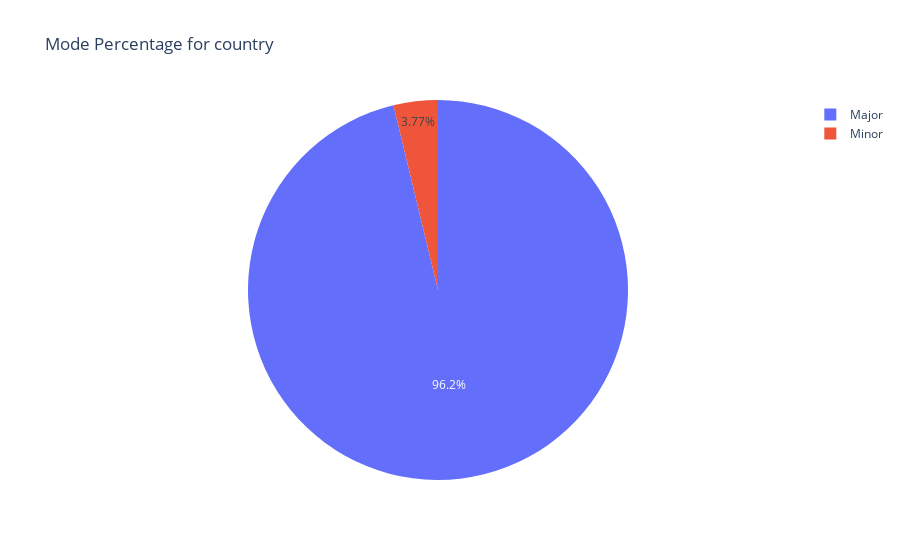

Notebook code for this chart:
### Code cell
import plotly.graph_objects as go

#dictionary mapping to select what dataset you want to use 
music_genres = {
    "Dance/Electronic": electronic_data,
    "rock": rock_data,
    "r&b": rnb_data,
    "hip hop": hiphop_data,
    "edm": edm_data,
    "pop": pop_data,
    "latin": latin_data,
    "other": other_data,
    "soul": soul_data,
    "rap": rap_data,
    "country": country_data
}

genre = input("Enter a music genre: ")
selected_data = music_genres.get(genre, None)

if selected_data is not None:
    fig = go.Figure(data=[go.Pie(labels=selected_data['type'], values=selected_data['percentage'])])
    fig.update_layout(title=f'Mode Percentage for {genre}')
    fig.show()
else:
    print("Genre not found in the dictionary")

### Figure 1 — Plotly figure (JSON) as saved in the notebook; plotly's stock layout.template omitted (floating-point values rounded to 4 significant figures)
{"data": [{"labels": ["Major", "Minor"], "type": "pie", "values": [96.23, 3.77]}], "layout": {"autosize": true, "title": {"text": "Mode Percentage for country"}}}
